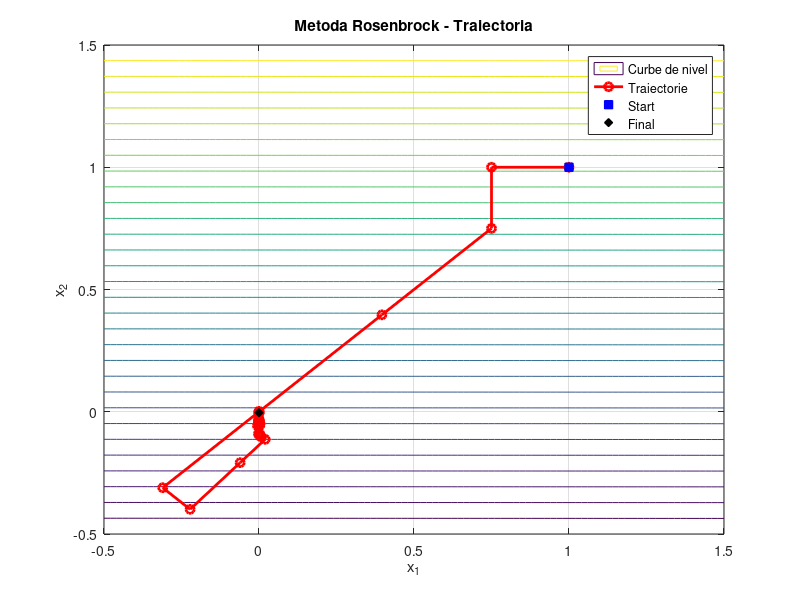

This figure's MATLAB source:
clear;
close all;
clc;

% DEFINIREA FUNCTIEI
f = @(x1,x2) x1*x2^3+2*x1^2+2*x2^4-5;

% DATE INITIALE
x = [1; 1];
d(:,1) = [1; 0];
d(:,2) = [0; 1];

s0 = [0.5; 0.5];
s  = s0;

alpha = 2;
beta  = -0.5;

eps = 1e-4;
kmax = 50;

% MEMORARE TRAIECTORIE
X_path = x;

% METODA ROSENBROCK
k = 0;
stop = false;

while ~stop && k < kmax
    k = k + 1;

    success = [0; 0];
    fail    = [0; 0];
    c       = [0; 0];

    oscillation = false;

    while ~oscillation
        for i = 1:2
            x_trial = x + s(i)*d(:,i);

            f_cur   = f(x(1), x(2));
            f_trial = f(x_trial(1), x_trial(2));

            if f_trial < f_cur
                % SUCCES
                x = x_trial;
                c(i) = c(i) + s(i);
                success(i) = 1;
                s(i) = alpha * s(i);

                X_path = [X_path x];
            else
                % ESEC
                fail(i) = 1;
                s(i) = beta * s(i);
            end
        end

        % Oscilatie
        if all(success == 1) && all(fail == 1)
            oscillation = true;
        end

        if norm(s) < eps
            oscillation = true;
            stop = true;
        end
    end

    if stop
        break;
    end

    % CALCULUL NOILOR DIRECTII
    a(:,1) = c(1)*d(:,1) + c(2)*d(:,2);
    a(:,2) = c(2)*d(:,2);

    % Gram-Schmidt
    b(:,1) = a(:,1);

    if norm(b(:,1)) > 1e-12
        d_new(:,1) = b(:,1) / norm(b(:,1));
    else
        d_new(:,1) = d(:,1);
    end

    if norm(b(:,1)) > 1e-12
        b(:,2) = a(:,2) - ((a(:,2)'*b(:,1)) / (norm(b(:,1))^2)) * b(:,1);
    else
        b(:,2) = a(:,2);
    end

    if norm(b(:,2)) > 1e-12
        d_new(:,2) = b(:,2) / norm(b(:,2));
    else
        d_new(:,2) = d(:,2);
    end

    d = d_new;

    % reset pasii
    s = s0;

    if norm(x) < eps
        stop = true;
    end
end

% GRAFIC
[X1, X2] = meshgrid(-0.5:0.02:1.5, -0.5:0.02:1.5);
F = f(X1, X2);

figure;
contour(X1, X2, F, 30);
grid on;
hold on;
xlabel('x_1');
ylabel('x_2');
title('Metoda Rosenbrock - Traiectoria');

plot(X_path(1,:), X_path(2,:), 'ro-', 'LineWidth', 2);
plot(X_path(1,1), X_path(2,1), 'bs', 'MarkerFaceColor', 'b');
plot(X_path(1,end), X_path(2,end), 'kd', 'MarkerFaceColor', 'k');
legend('Curbe de nivel', 'Traiectorie', 'Start', 'Final');
